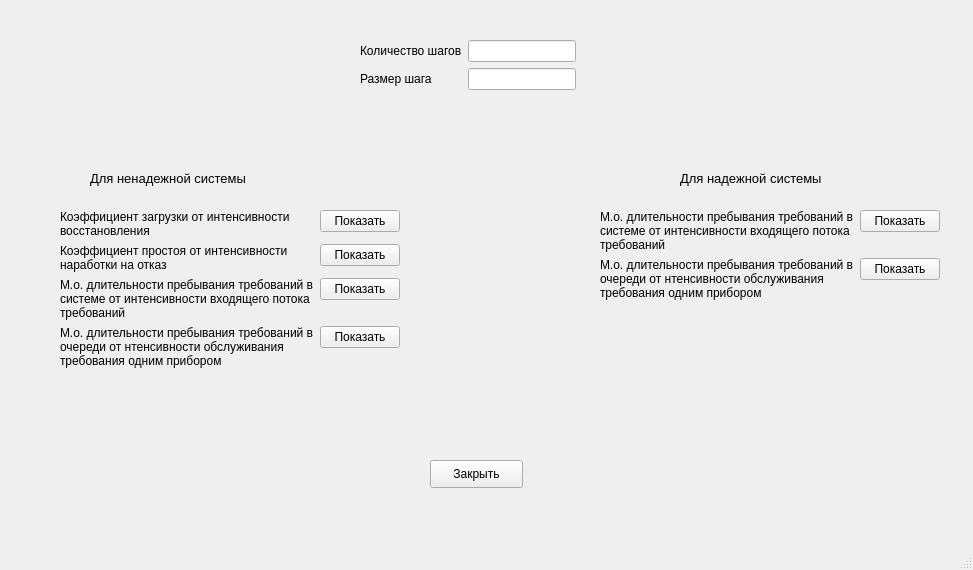
<?xml version="1.0" encoding="UTF-8"?>
<ui version="4.0">
 <class>GraphWindow</class>
 <widget class="QMainWindow" name="GraphWindow">
  <property name="geometry">
   <rect>
    <x>0</x>
    <y>0</y>
    <width>973</width>
    <height>570</height>
   </rect>
  </property>
  <property name="windowTitle">
   <string>Построение графиков</string>
  </property>
  <widget class="QWidget" name="centralwidget">
   <widget class="QLabel" name="label">
    <property name="geometry">
     <rect>
      <x>90</x>
      <y>170</y>
      <width>221</width>
      <height>16</height>
     </rect>
    </property>
    <property name="font">
     <font>
      <pointsize>10</pointsize>
     </font>
    </property>
    <property name="text">
     <string>Для ненадежной системы</string>
    </property>
   </widget>
   <widget class="QLabel" name="label_3">
    <property name="geometry">
     <rect>
      <x>680</x>
      <y>170</y>
      <width>221</width>
      <height>16</height>
     </rect>
    </property>
    <property name="font">
     <font>
      <pointsize>10</pointsize>
     </font>
    </property>
    <property name="text">
     <string>Для надежной системы</string>
    </property>
   </widget>
   <widget class="QWidget" name="formLayoutWidget">
    <property name="geometry">
     <rect>
      <x>60</x>
      <y>210</y>
      <width>291</width>
      <height>231</height>
     </rect>
    </property>
    <layout class="QFormLayout" name="formLayout_2">
     <property name="sizeConstraint">
      <enum>QLayout::SetFixedSize</enum>
     </property>
     <property name="fieldGrowthPolicy">
      <enum>QFormLayout::ExpandingFieldsGrow</enum>
     </property>
     <property name="rowWrapPolicy">
      <enum>QFormLayout::DontWrapRows</enum>
     </property>
     <item row="0" column="0">
      <widget class="QLabel" name="label_unr_beta_kh">
       <property name="sizePolicy">
        <sizepolicy hsizetype="Expanding" vsizetype="Expanding">
         <horstretch>0</horstretch>
         <verstretch>0</verstretch>
        </sizepolicy>
       </property>
       <property name="text">
        <string>Коэффициент загрузки от интенсивности восстановления</string>
       </property>
       <property name="wordWrap">
        <bool>true</bool>
       </property>
      </widget>
     </item>
     <item row="0" column="1">
      <widget class="QPushButton" name="pushButton_unr_beta_kh">
       <property name="sizePolicy">
        <sizepolicy hsizetype="Fixed" vsizetype="Fixed">
         <horstretch>0</horstretch>
         <verstretch>0</verstretch>
        </sizepolicy>
       </property>
       <property name="focusPolicy">
        <enum>Qt::ClickFocus</enum>
       </property>
       <property name="text">
        <string>Показать</string>
       </property>
      </widget>
     </item>
     <item row="1" column="0">
      <widget class="QLabel" name="label_unr_alpha_kg">
       <property name="sizePolicy">
        <sizepolicy hsizetype="Expanding" vsizetype="Expanding">
         <horstretch>0</horstretch>
         <verstretch>0</verstretch>
        </sizepolicy>
       </property>
       <property name="text">
        <string>Коэффициент простоя от интенсивности наработки на отказ</string>
       </property>
       <property name="wordWrap">
        <bool>true</bool>
       </property>
      </widget>
     </item>
     <item row="1" column="1">
      <widget class="QPushButton" name="pushButton_unr_alpha_kg">
       <property name="sizePolicy">
        <sizepolicy hsizetype="Fixed" vsizetype="Fixed">
         <horstretch>0</horstretch>
         <verstretch>0</verstretch>
        </sizepolicy>
       </property>
       <property name="text">
        <string>Показать</string>
       </property>
      </widget>
     </item>
     <item row="2" column="1">
      <widget class="QPushButton" name="pushButton_unr_la_u">
       <property name="sizePolicy">
        <sizepolicy hsizetype="Fixed" vsizetype="Fixed">
         <horstretch>0</horstretch>
         <verstretch>0</verstretch>
        </sizepolicy>
       </property>
       <property name="text">
        <string>Показать</string>
       </property>
      </widget>
     </item>
     <item row="3" column="0">
      <widget class="QLabel" name="label_unr_mu_w">
       <property name="sizePolicy">
        <sizepolicy hsizetype="Expanding" vsizetype="Expanding">
         <horstretch>0</horstretch>
         <verstretch>0</verstretch>
        </sizepolicy>
       </property>
       <property name="mouseTracking">
        <bool>true</bool>
       </property>
       <property name="text">
        <string>М.о. длительности пребывания требований в очереди от нтенсивности обслуживания требования одним прибором</string>
       </property>
       <property name="wordWrap">
        <bool>true</bool>
       </property>
      </widget>
     </item>
     <item row="3" column="1">
      <widget class="QPushButton" name="pushButton_unr_mu_w">
       <property name="sizePolicy">
        <sizepolicy hsizetype="Fixed" vsizetype="Fixed">
         <horstretch>0</horstretch>
         <verstretch>0</verstretch>
        </sizepolicy>
       </property>
       <property name="text">
        <string>Показать</string>
       </property>
      </widget>
     </item>
     <item row="2" column="0">
      <widget class="QLabel" name="label_unr_la_u">
       <property name="sizePolicy">
        <sizepolicy hsizetype="Expanding" vsizetype="Expanding">
         <horstretch>0</horstretch>
         <verstretch>0</verstretch>
        </sizepolicy>
       </property>
       <property name="font">
        <font>
         <stylestrategy>PreferDefault</stylestrategy>
        </font>
       </property>
       <property name="layoutDirection">
        <enum>Qt::LeftToRight</enum>
       </property>
       <property name="text">
        <string>М.о. длительности пребывания требований в системе от интенсивности входящего потока требований</string>
       </property>
       <property name="textFormat">
        <enum>Qt::AutoText</enum>
       </property>
       <property name="alignment">
        <set>Qt::AlignLeading|Qt::AlignLeft|Qt::AlignVCenter</set>
       </property>
       <property name="wordWrap">
        <bool>true</bool>
       </property>
      </widget>
     </item>
    </layout>
   </widget>
   <widget class="QWidget" name="formLayoutWidget_2">
    <property name="geometry">
     <rect>
      <x>600</x>
      <y>210</y>
      <width>341</width>
      <height>171</height>
     </rect>
    </property>
    <layout class="QFormLayout" name="formLayout_3">
     <item row="2" column="0">
      <widget class="QLabel" name="label_r_mu_w">
       <property name="text">
        <string>М.о. длительности пребывания требований в очереди от нтенсивности обслуживания требования одним прибором</string>
       </property>
       <property name="wordWrap">
        <bool>true</bool>
       </property>
      </widget>
     </item>
     <item row="1" column="1">
      <widget class="QPushButton" name="pushButton_r_la_u">
       <property name="sizePolicy">
        <sizepolicy hsizetype="Fixed" vsizetype="Fixed">
         <horstretch>0</horstretch>
         <verstretch>0</verstretch>
        </sizepolicy>
       </property>
       <property name="text">
        <string>Показать</string>
       </property>
      </widget>
     </item>
     <item row="1" column="0">
      <widget class="QLabel" name="label_r_la_u">
       <property name="text">
        <string>М.о. длительности пребывания требований в системе от интенсивности входящего потока требований</string>
       </property>
       <property name="wordWrap">
        <bool>true</bool>
       </property>
      </widget>
     </item>
     <item row="2" column="1">
      <widget class="QPushButton" name="pushButton_r_mu_w">
       <property name="sizePolicy">
        <sizepolicy hsizetype="Fixed" vsizetype="Fixed">
         <horstretch>0</horstretch>
         <verstretch>0</verstretch>
        </sizepolicy>
       </property>
       <property name="text">
        <string>Показать</string>
       </property>
      </widget>
     </item>
    </layout>
   </widget>
   <widget class="QWidget" name="formLayoutWidget_3">
    <property name="geometry">
     <rect>
      <x>360</x>
      <y>40</y>
      <width>311</width>
      <height>81</height>
     </rect>
    </property>
    <layout class="QFormLayout" name="formLayout_4">
     <item row="0" column="0">
      <widget class="QLabel" name="label_num_steps">
       <property name="text">
        <string>Количество шагов</string>
       </property>
      </widget>
     </item>
     <item row="0" column="1">
      <widget class="QLineEdit" name="lineEdit_num_steps">
       <property name="sizePolicy">
        <sizepolicy hsizetype="Fixed" vsizetype="Fixed">
         <horstretch>0</horstretch>
         <verstretch>0</verstretch>
        </sizepolicy>
       </property>
      </widget>
     </item>
     <item row="1" column="0">
      <widget class="QLabel" name="label_step_size">
       <property name="text">
        <string>Размер шага</string>
       </property>
      </widget>
     </item>
     <item row="1" column="1">
      <widget class="QLineEdit" name="lineEdit_step_size">
       <property name="sizePolicy">
        <sizepolicy hsizetype="Fixed" vsizetype="Fixed">
         <horstretch>0</horstretch>
         <verstretch>0</verstretch>
        </sizepolicy>
       </property>
      </widget>
     </item>
    </layout>
   </widget>
   <widget class="QPushButton" name="pushButton_close">
    <property name="geometry">
     <rect>
      <x>430</x>
      <y>460</y>
      <width>93</width>
      <height>28</height>
     </rect>
    </property>
    <property name="text">
     <string>Закрыть</string>
    </property>
   </widget>
  </widget>
  <widget class="QMenuBar" name="menubar">
   <property name="geometry">
    <rect>
     <x>0</x>
     <y>0</y>
     <width>973</width>
     <height>26</height>
    </rect>
   </property>
  </widget>
  <widget class="QStatusBar" name="statusbar"/>
 </widget>
 <resources/>
 <connections/>
</ui>
